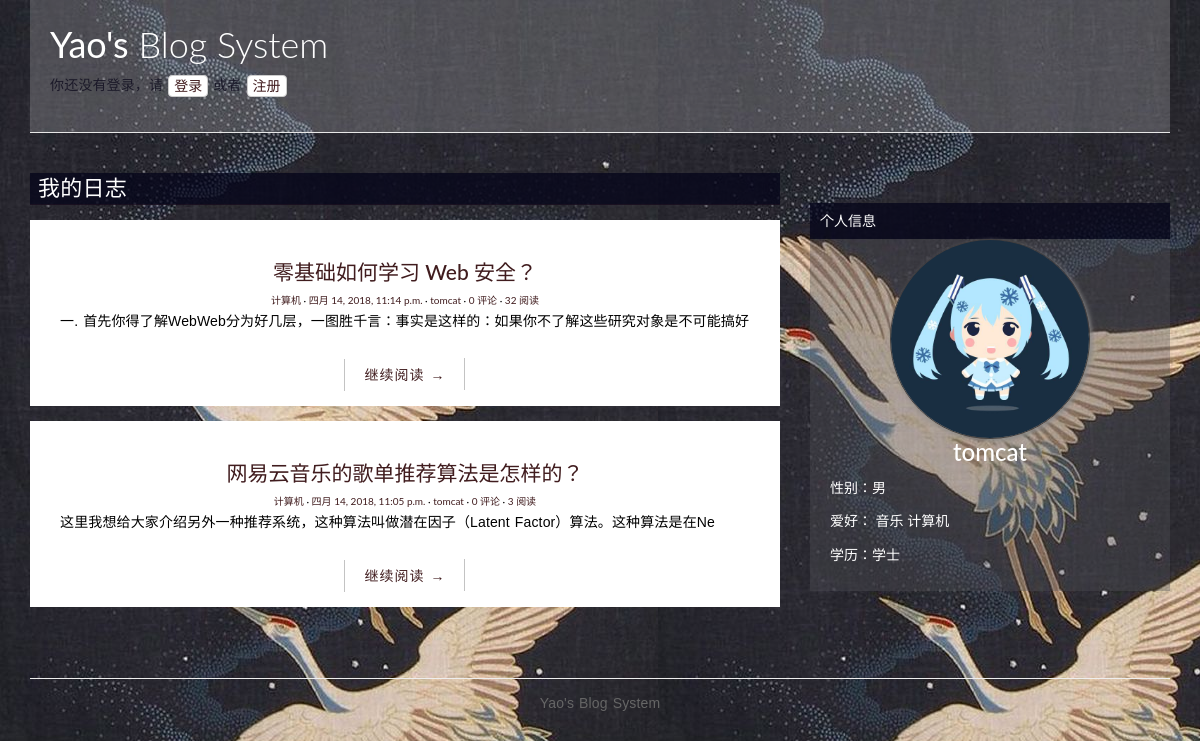
The page /author/6/ on the database as committed earlier.
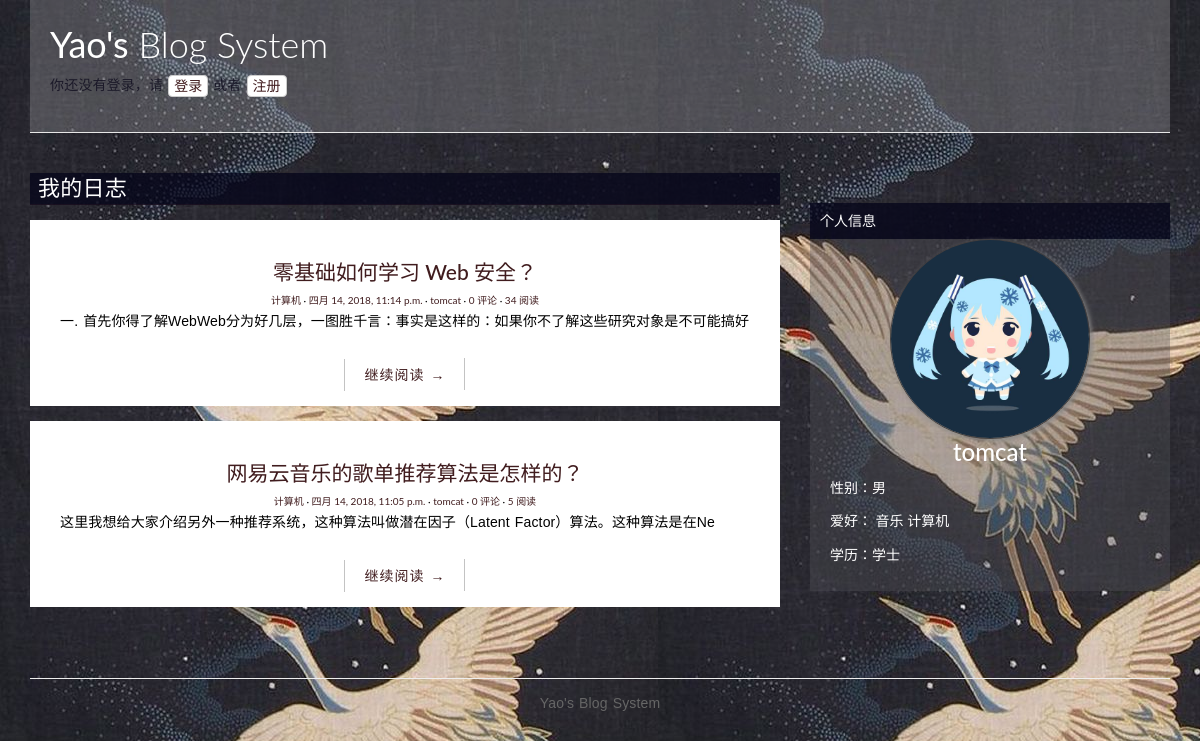
The same page on the database as committed later.
### blog/models.py (models this page shows, shortened)
@python_2_unicode_compatible
class Post(models.Model):
    title = models.CharField(max_length=70)
    body = models.TextField()
    created_time = models.DateTimeField()
    modified_time = models.DateTimeField()
    excerpt = models.CharField(max_length=200, blank=True)
    category = models.ForeignKey(Category, on_delete=models.CASCADE,)
    tags = models.ManyToManyField(Tag, blank=True)
    author = models.ForeignKey(settings.AUTH_USER_MODEL, on_delete=models.CASCADE,)
    views = models.PositiveIntegerField(default=0)
    def get_absolute_url(self):
        return reverse('blog:detail', kwargs={'pk': self.pk})
    class Meta:
        ordering = ['-created_time']

@python_2_unicode_compatible
class Category(models.Model):
    name = models.CharField(max_length=100)

### users/models.py (models this page shows)
@python_2_unicode_compatible
class User(AbstractUser):
    nickname = models.CharField(max_length=50, blank=True)
    image = models.ImageField('头像', upload_to="portrait", default=u"/static/blog/portrait/default.png", max_length=100)
    friends = models.ManyToManyField('self', symmetrical=False, null=True, blank=True)
    age = models.PositiveIntegerField(blank=True, null=True)
    birth = models.DateField('生日', blank=True, null=True)
    sex = models.IntegerField('性别', choices=CHOICE_GENDER, blank=True, null=True)
    hobbies = models.ManyToManyField(Tag, blank=True)
    education = models.IntegerField('学历', choices=CHOICE_EDU, blank=True, null=True)
    school = models.CharField('学校', max_length=20, blank=True, null=True)
    introduction = models.CharField('个人简介', max_length=200, blank=True, null=True)
    def get_absolute_url(self):
        return reverse('blog:author', kwargs={'pk': self.pk})
    class Meta(AbstractUser.Meta):
        pass

### blog/views.py (the view)
# urls.py: url(r'^author/(?P<pk>[0-9]+)/$', views.author, name='author'),
def author(request, pk):
    auth = get_object_or_404(User, pk=pk)
    post_list = Post.objects.filter(author=auth)
    return render(request, 'user-blog.html', context={'post_list': post_list, 'author':auth})

### blog/models.py (called while the page is built)
    def __str__(self):
        return self.name

### blog/templatetags/blog_tags.py (called while the page is built)
@register.simple_tag
def get_recent_posts(num=5):
    return Post.objects.all().order_by('-created_time')[:num]

@register.simple_tag
def get_categories():
    return Category.objects.annotate(num_posts=Count('post')).filter(num_posts__gt=0).order_by('-id')

### blog/templatetags/user_tags.py (called while the page is built)
@register.simple_tag
def get_gender(author):
    return CHOICE_GENDER[author.sex]

@register.simple_tag
def get_edu(author):
    return CHOICE_EDU[author.education]

@register.simple_tag
def get_hobbies(user):
    hobbies = []
    for hobby in user.hobbies.all():
        hobbies.append(hobby)
    return hobbies

### blog/templates/user-blog.html (shortened to what this page needs)
{% extends 'base.html' %}
{% load staticfiles %}
{% load blog_tags %}
{% block main %}
    <p class="category-title">我的日志</p>
    {% for post in post_list %}
        <article class="post post-{{ post.pk }}">
            <header class="entry-header">
                <h1 class="entry-title">
                    <a href="{{ post.get_absolute_url }}">{{ post.title }}</a>
                </h1>
                <div class="entry-meta">
                    <span class="post-category"><a href="#">{{ post.category.name }}</a></span>
                    <span class="post-date"><a href="#"><time class="entry-date" datetime="{{ post.created_time }}">{{ post.created_time }}</time></a></span>
                    <span class="post-author"><a href="{{ post.author.get_absolute_url }}">{{ post.author }}</a></span>
                    <span class="comments-link"><a href="#">{{ post.comment_set.count }} 评论</a></span>
                    <span class="views-count"><a href="#">{{ post.views }} 阅读</a></span>
                </div>
            </header>
            <div class="entry-content clearfix">
              <p>{{ post.excerpt }}</p>
              <div class="read-more cl-effect-14">
                <a href="{{ post.get_absolute_url }}" class="more-link">继续阅读 <span class="meta-nav">→</span></a>
              </div>
            </div>
        </article>
    {% empty %}
        <div class="no-post">暂时还没有发布的文章！</div>
    {% endfor %}
{% endblock main %}
{% block aside %}
    {% include 'asides/my-info.html' %}
{% endblock aside %}

Rows that differ between the two databases and show on the page:
changed Post "零基础如何学习 Web 安全？": views "32" → "34"
changed Post "网易云音乐的歌单推荐算法是怎样的？": views "3" → "5"
